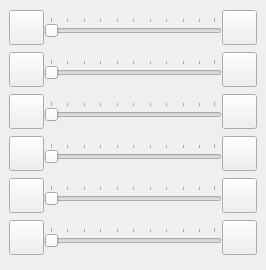
<?xml version="1.0" encoding="UTF-8"?>
<ui version="4.0">
 <class>RobotCtrlCenter</class>
 <widget class="QWidget" name="RobotCtrlCenter">
  <property name="geometry">
   <rect>
    <x>0</x>
    <y>0</y>
    <width>266</width>
    <height>270</height>
   </rect>
  </property>
  <property name="windowTitle">
   <string>Form</string>
  </property>
  <layout class="QGridLayout" name="gridLayout_2">
   <property name="leftMargin">
    <number>0</number>
   </property>
   <property name="topMargin">
    <number>0</number>
   </property>
   <property name="rightMargin">
    <number>0</number>
   </property>
   <property name="bottomMargin">
    <number>0</number>
   </property>
   <property name="spacing">
    <number>0</number>
   </property>
   <item row="0" column="0">
    <widget class="QWidget" name="widget_centralWidget" native="true">
     <layout class="QVBoxLayout" name="verticalLayout">
      <item>
       <layout class="QHBoxLayout" name="horizontalLayout">
        <property name="spacing">
         <number>0</number>
        </property>
        <item>
         <widget class="QToolButton" name="toolButton_baseMinus">
          <property name="minimumSize">
           <size>
            <width>35</width>
            <height>35</height>
           </size>
          </property>
          <property name="maximumSize">
           <size>
            <width>35</width>
            <height>35</height>
           </size>
          </property>
          <property name="styleSheet">
           <string notr="true">border-image: url(:/icons/minus.png);</string>
          </property>
         </widget>
        </item>
        <item>
         <widget class="QSlider" name="horizontalSlider_baseValue">
          <property name="orientation">
           <enum>Qt::Horizontal</enum>
          </property>
          <property name="tickPosition">
           <enum>QSlider::TicksAbove</enum>
          </property>
         </widget>
        </item>
        <item>
         <widget class="QToolButton" name="toolButton_basePlus">
          <property name="minimumSize">
           <size>
            <width>35</width>
            <height>35</height>
           </size>
          </property>
          <property name="maximumSize">
           <size>
            <width>35</width>
            <height>35</height>
           </size>
          </property>
          <property name="styleSheet">
           <string notr="true">border-image: url(:/icons/plus.png);</string>
          </property>
         </widget>
        </item>
       </layout>
      </item>
      <item>
       <layout class="QHBoxLayout" name="horizontalLayout_2">
        <property name="spacing">
         <number>0</number>
        </property>
        <item>
         <widget class="QToolButton" name="toolButton_shoulderMinus">
          <property name="minimumSize">
           <size>
            <width>35</width>
            <height>35</height>
           </size>
          </property>
          <property name="maximumSize">
           <size>
            <width>35</width>
            <height>35</height>
           </size>
          </property>
          <property name="styleSheet">
           <string notr="true">border-image: url(:/icons/minus.png);</string>
          </property>
         </widget>
        </item>
        <item>
         <widget class="QSlider" name="horizontalSlider_shoulderValue">
          <property name="orientation">
           <enum>Qt::Horizontal</enum>
          </property>
          <property name="tickPosition">
           <enum>QSlider::TicksAbove</enum>
          </property>
         </widget>
        </item>
        <item>
         <widget class="QToolButton" name="toolButton_shoulderPlus">
          <property name="minimumSize">
           <size>
            <width>35</width>
            <height>35</height>
           </size>
          </property>
          <property name="maximumSize">
           <size>
            <width>35</width>
            <height>35</height>
           </size>
          </property>
          <property name="styleSheet">
           <string notr="true">border-image: url(:/icons/plus.png);</string>
          </property>
         </widget>
        </item>
       </layout>
      </item>
      <item>
       <layout class="QHBoxLayout" name="horizontalLayout_3">
        <property name="spacing">
         <number>0</number>
        </property>
        <item>
         <widget class="QToolButton" name="toolButton_elbowMinus">
          <property name="minimumSize">
           <size>
            <width>35</width>
            <height>35</height>
           </size>
          </property>
          <property name="maximumSize">
           <size>
            <width>35</width>
            <height>35</height>
           </size>
          </property>
          <property name="styleSheet">
           <string notr="true">border-image: url(:/icons/minus.png);</string>
          </property>
         </widget>
        </item>
        <item>
         <widget class="QSlider" name="horizontalSlider_elbowValue">
          <property name="orientation">
           <enum>Qt::Horizontal</enum>
          </property>
          <property name="tickPosition">
           <enum>QSlider::TicksAbove</enum>
          </property>
         </widget>
        </item>
        <item>
         <widget class="QToolButton" name="toolButton_elbowPlus">
          <property name="minimumSize">
           <size>
            <width>35</width>
            <height>35</height>
           </size>
          </property>
          <property name="maximumSize">
           <size>
            <width>35</width>
            <height>35</height>
           </size>
          </property>
          <property name="styleSheet">
           <string notr="true">border-image: url(:/icons/plus.png);</string>
          </property>
         </widget>
        </item>
       </layout>
      </item>
      <item>
       <layout class="QHBoxLayout" name="horizontalLayout_4">
        <property name="spacing">
         <number>0</number>
        </property>
        <item>
         <widget class="QToolButton" name="toolButton_wristMinus">
          <property name="minimumSize">
           <size>
            <width>35</width>
            <height>35</height>
           </size>
          </property>
          <property name="maximumSize">
           <size>
            <width>35</width>
            <height>35</height>
           </size>
          </property>
          <property name="styleSheet">
           <string notr="true">border-image: url(:/icons/minus.png);</string>
          </property>
         </widget>
        </item>
        <item>
         <widget class="QSlider" name="horizontalSlider_wristValue">
          <property name="orientation">
           <enum>Qt::Horizontal</enum>
          </property>
          <property name="tickPosition">
           <enum>QSlider::TicksAbove</enum>
          </property>
         </widget>
        </item>
        <item>
         <widget class="QToolButton" name="toolButton_wristPlus">
          <property name="minimumSize">
           <size>
            <width>35</width>
            <height>35</height>
           </size>
          </property>
          <property name="maximumSize">
           <size>
            <width>35</width>
            <height>35</height>
           </size>
          </property>
          <property name="styleSheet">
           <string notr="true">border-image: url(:/icons/plus.png);</string>
          </property>
         </widget>
        </item>
       </layout>
      </item>
      <item>
       <layout class="QHBoxLayout" name="horizontalLayout_6">
        <property name="spacing">
         <number>0</number>
        </property>
        <item>
         <widget class="QToolButton" name="toolButton_wristMidMinus">
          <property name="minimumSize">
           <size>
            <width>35</width>
            <height>35</height>
           </size>
          </property>
          <property name="maximumSize">
           <size>
            <width>35</width>
            <height>35</height>
           </size>
          </property>
          <property name="styleSheet">
           <string notr="true">border-image: url(:/icons/minus.png);</string>
          </property>
         </widget>
        </item>
        <item>
         <widget class="QSlider" name="horizontalSlider_wristMidValue">
          <property name="orientation">
           <enum>Qt::Horizontal</enum>
          </property>
          <property name="tickPosition">
           <enum>QSlider::TicksAbove</enum>
          </property>
         </widget>
        </item>
        <item>
         <widget class="QToolButton" name="toolButton_wristMidPlus">
          <property name="minimumSize">
           <size>
            <width>35</width>
            <height>35</height>
           </size>
          </property>
          <property name="maximumSize">
           <size>
            <width>35</width>
            <height>35</height>
           </size>
          </property>
          <property name="styleSheet">
           <string notr="true">border-image: url(:/icons/plus.png);</string>
          </property>
         </widget>
        </item>
       </layout>
      </item>
      <item>
       <layout class="QHBoxLayout" name="horizontalLayout_5">
        <property name="spacing">
         <number>0</number>
        </property>
        <item>
         <widget class="QToolButton" name="toolButton_wristLastMinus">
          <property name="minimumSize">
           <size>
            <width>35</width>
            <height>35</height>
           </size>
          </property>
          <property name="maximumSize">
           <size>
            <width>35</width>
            <height>35</height>
           </size>
          </property>
          <property name="styleSheet">
           <string notr="true">border-image: url(:/icons/minus.png);</string>
          </property>
         </widget>
        </item>
        <item>
         <widget class="QSlider" name="horizontalSlider_wristLastValue">
          <property name="orientation">
           <enum>Qt::Horizontal</enum>
          </property>
          <property name="tickPosition">
           <enum>QSlider::TicksAbove</enum>
          </property>
         </widget>
        </item>
        <item>
         <widget class="QToolButton" name="toolButton_wristLastPlus">
          <property name="minimumSize">
           <size>
            <width>35</width>
            <height>35</height>
           </size>
          </property>
          <property name="maximumSize">
           <size>
            <width>35</width>
            <height>35</height>
           </size>
          </property>
          <property name="styleSheet">
           <string notr="true">border-image: url(:/icons/plus.png);</string>
          </property>
         </widget>
        </item>
       </layout>
      </item>
     </layout>
    </widget>
   </item>
  </layout>
 </widget>
 <resources/>
 <connections/>
</ui>
